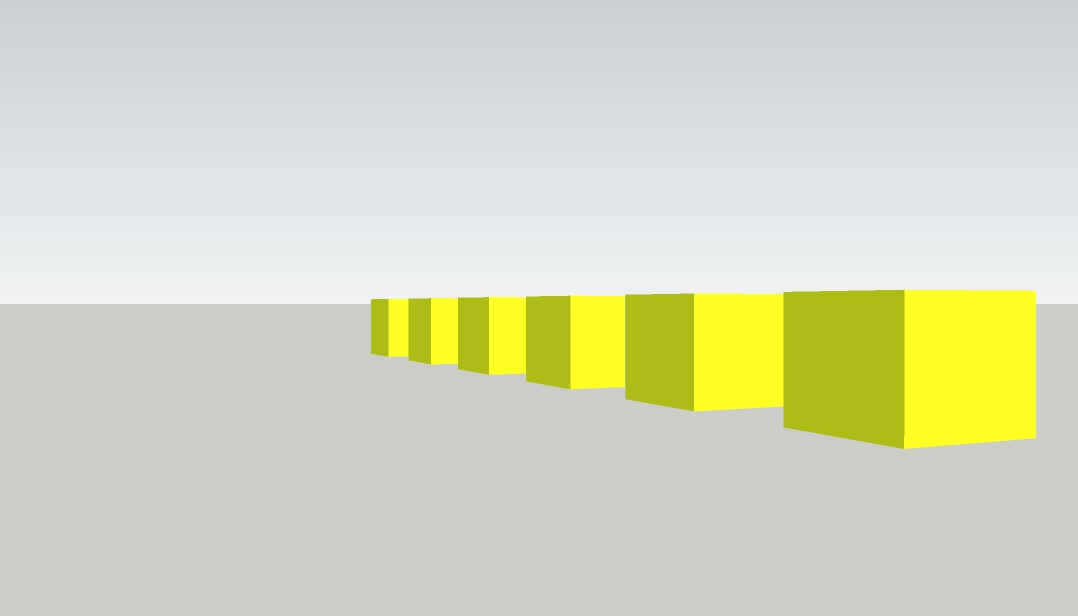
#> input picture CalibrationImages/Cube07.jpg, 1078 x 616 px
$ python TaskN1_-_SampleFilterContours.py   (older library calls are emulated)
#> lines starting #> are read from the running program, lines starting #| are printed output that depends on the picture; after the words box and inside, x2 and y2 are one past the last pixel; in counts of white or black regions, pixels touching at a corner belong together
# This is a pseudo code file for Merge Robotics, 2020, Infinite Recharge
# This is task N - > Sample Filter Contours.
# Over the weeks, we have explored ways to understand Contours visualy and using
# OpenCV functions.  Now lets put these to work and really get down to the
# challenge of finding FRC vision targets.  Basic idea is to loop through
# sorted contours keeping desired contous only

# let's use task G as a starting point, copied it in here.

# Imports
import numpy as np
import cv2
from pathlib import Path

# define colors for code readablility
purple = (165, 0, 120)
blue = (255, 0, 0)
green = (0, 255, 255)
red = (0, 0, 255)

# ask pathlib for python code file path and determine root of repository
posCodePath = Path(__file__).absolute()
strVisionRoot = posCodePath.parent.parent

# define a string variable for the path to the image file
strImageInput = str(strVisionRoot / 'CalibrationImages' / 'Cube09.jpg')
strImageInput = str(strVisionRoot / 'CalibrationImages' / 'Cube02.jpg')
strImageInput = str(strVisionRoot / 'CalibrationImages' / 'Cube06.jpg')
strImageInput = str(strVisionRoot / 'CalibrationImages' / 'Cube07.jpg')

#strImageInput = str(strVisionRoot / 'ProblemImages' / 'test-05.jpg')

# load a color image using string
imgImageInput = cv2.imread(strImageInput)
#> imgImageInput is the input picture: shape (616, 1078, 3); mean B, G, R 193.9, 216.8, 213.6

# display the color image to screen
# cv2.imshow('input-image-title-bar', imgImageInput)

# Convert BGR to HSV
hsvImageInput = cv2.cvtColor(imgImageInput, cv2.COLOR_BGR2HSV)
#> hsvImageInput: shape (616, 1078, 3); mean H, S, V 66.8, 31.4, 218

# define range of yellow color in HSV
lower_yellow = np.array([28,150,150])
upper_yellow = np.array([40,255,255])

# Threshold the HSV image to get only yellow colors
binary_mask = cv2.inRange(hsvImageInput, lower_yellow, upper_yellow)
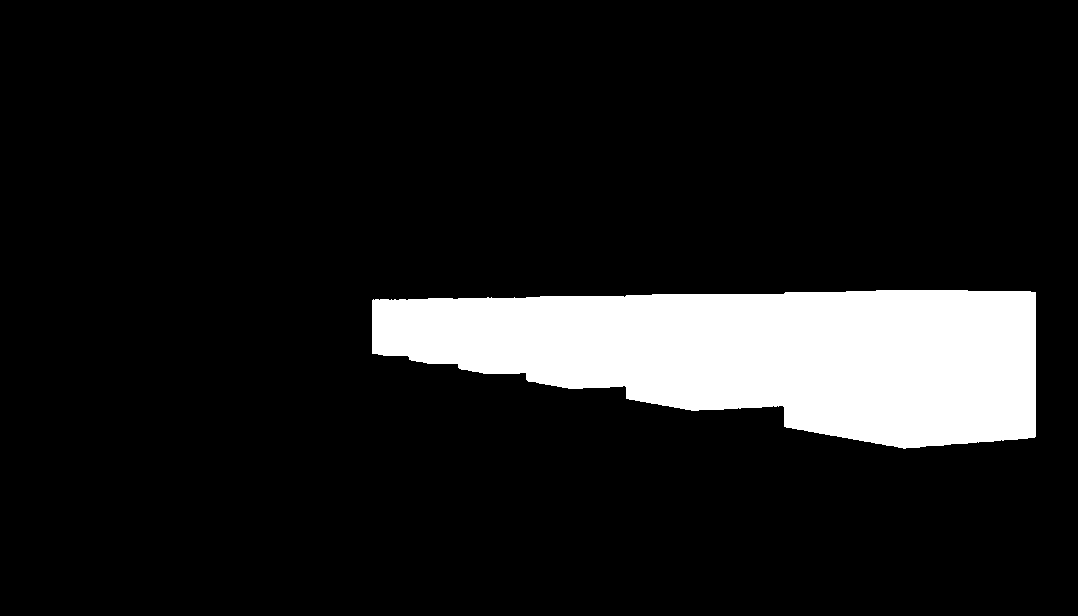
#> binary_mask: shape (616, 1078); 11.3% white; 1 white region

# mask the image to only show yellow or green images
# Bitwise-AND mask and original image
yellow_mask = cv2.bitwise_and(hsvImageInput, hsvImageInput, mask=binary_mask)
#> yellow_mask: shape (616, 1078, 3); mean H, S, V 3.5, 24.9, 25.3

# display the masked images to screen
# cv2.imshow('hsvImageInput', hsvImageInput)
# cv2.imshow('binary_mask',binary_mask)
# cv2.imshow('yellow_masked',yellow_mask)

# generate the contours
imgFindContours, contours, hierarchy = cv2.findContours(binary_mask, cv2.RETR_TREE, cv2.CHAIN_APPROX_SIMPLE)
#> contours = 1 contour; box (x1, y1, x2, y2) and area: (372, 290, 1036, 449) 74179

# print number of contours found
intInitialContoursFound = len(contours)
#> intInitialContoursFound = 1
print('Found', intInitialContoursFound, 'contours')
#| Found 1 contours

# add loop to display each contour

# sort contours by area, keep only largest
areaSortedContours = sorted(contours, key = cv2.contourArea, reverse = True)[:5]
#> areaSortedContours has the same summary as contours
print('Found', len(areaSortedContours), 'contours')
#| Found 1 contours

imgContours = yellow_mask.copy()
#cv2.drawContours(imgContours, areaSortedContours, -1, purple, 10)

# create a holder or array for contours we want to keep in first filter
heightSortedContours = []
floMaximumHeight = 0.0
intIndexMaximumHeight = 1

# loop through area sorted contours, i is index, indiv is single contour
for (i, indiv) in enumerate(areaSortedContours):

## determine minimum area rectangle
    rectangle = cv2.minAreaRect(indiv)
    (xm,ym),(wm,hm), am = rectangle
    print (i,hm)

## track tallest contour
    if hm > floMaximumHeight:
        floMaximumHeight = hm
        intIndexMaximumHeight = i
#> this loop made 1 pass
#> (xm, ym, wm, hm, am, floMaximumHeight, intIndexMaximumHeight) on pass 1: (703.5, 369, 158, 663, -90, 663, 0)
#| 0 663.0
#> after the loop, floMaximumHeight = 663; intIndexMaximumHeight = 0

# approach 1
#cv2.drawContours(imgContours, areaSortedContours, intIndexMaximumHeight, purple, 10)

# since we are chosing only 1 tallest, store it to filtered array
heightSortedContours.append(areaSortedContours[intIndexMaximumHeight])

# approach 2
cv2.drawContours(imgContours, heightSortedContours, -1, purple, 10)
#> imgContours: shape (616, 1078, 3); mean H, S, V 7.3, 21.9, 25.3

cv2.imshow('contours over yellow mask', imgContours)

# wait for user input to close
k = cv2.waitKey(0)
#> (key Esc is pressed here)

# cleanup and exit
cv2.destroyAllWindows()

$ run again, with CalibrationImages/Cube01.jpg copied over CalibrationImages/Cube07.jpg
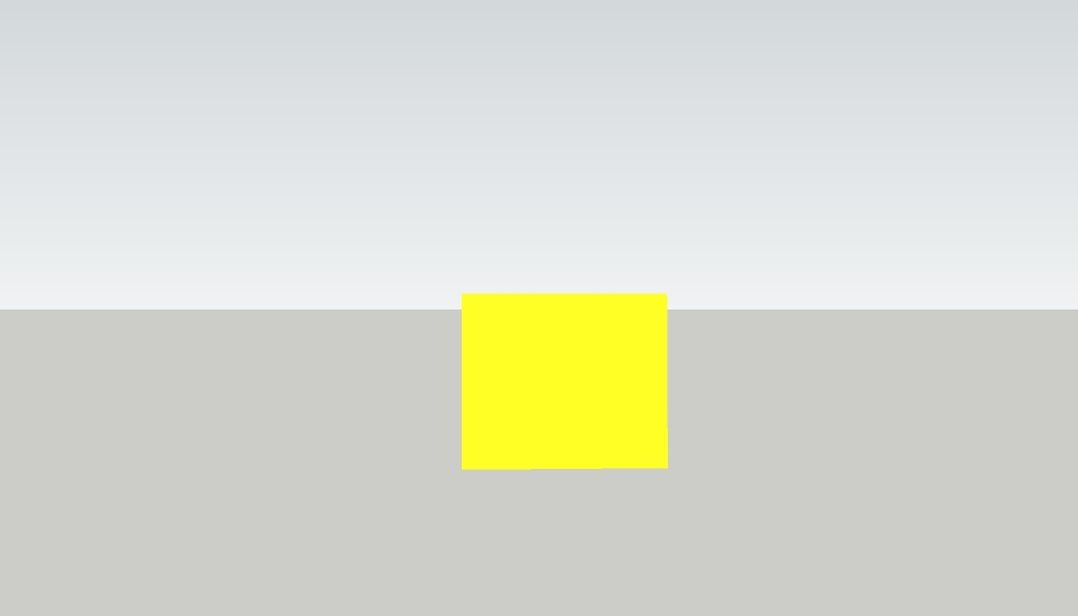
#> input picture CalibrationImages/Cube01.jpg, 1078 x 616 px
#> imgImageInput is the input picture: shape (616, 1078, 3); mean B, G, R 206.7, 219.6, 217.2
#> hsvImageInput: shape (616, 1078, 3); mean H, S, V 68.3, 18.1, 220.8
#> `binary_mask = cv2.inRange(hsvImageInput, lower_yellow, upper_yellow)`:
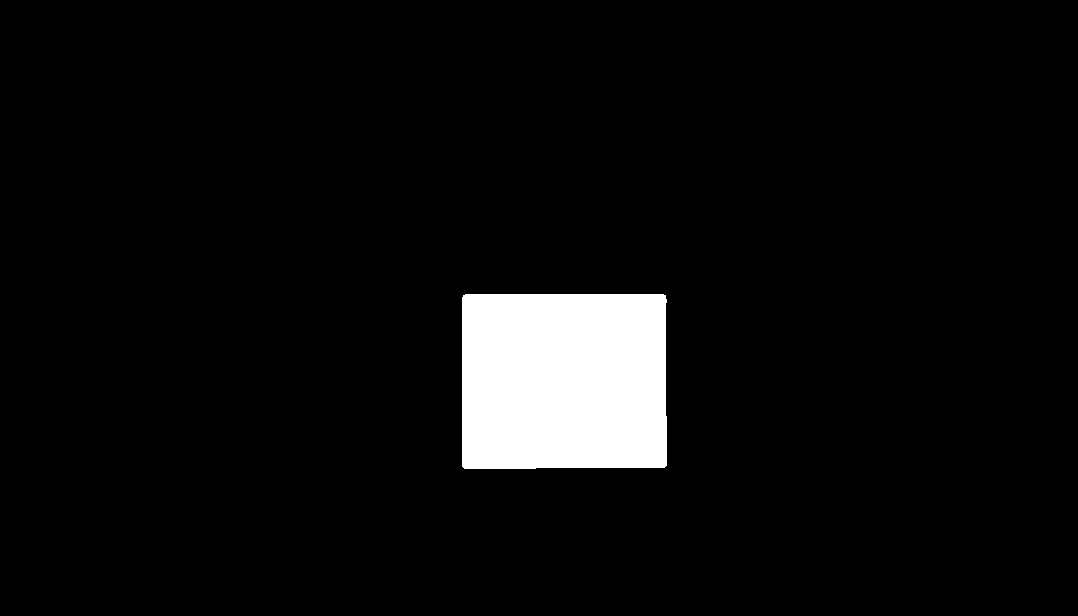
#> binary_mask: shape (616, 1078); 5.4% white; 1 white region
#> yellow_mask: shape (616, 1078, 3); mean H, S, V 1.6, 11.6, 13.7
#> contours = 1 contour; box (x1, y1, x2, y2) and area: (462, 294, 667, 469) 35238
#> intInitialContoursFound = 1
#| Found 1 contours
#> areaSortedContours has the same summary as contours
#| Found 1 contours
#> the loop `for (i, indiv) in enumerate(areaSortedContours):` made 1 pass
#> (xm, ym, wm, hm, am, floMaximumHeight, intIndexMaximumHeight) on pass 1: (564, 381, 174, 204, -90, 204, 0)
#> (printed output is left out)
#> after the loop `for (i, indiv) in enumerate(areaSortedContours):`: floMaximumHeight = 204; intIndexMaximumHeight = 0
#> imgContours: shape (616, 1078, 3); mean H, S, V 3.5, 10.2, 13.5
